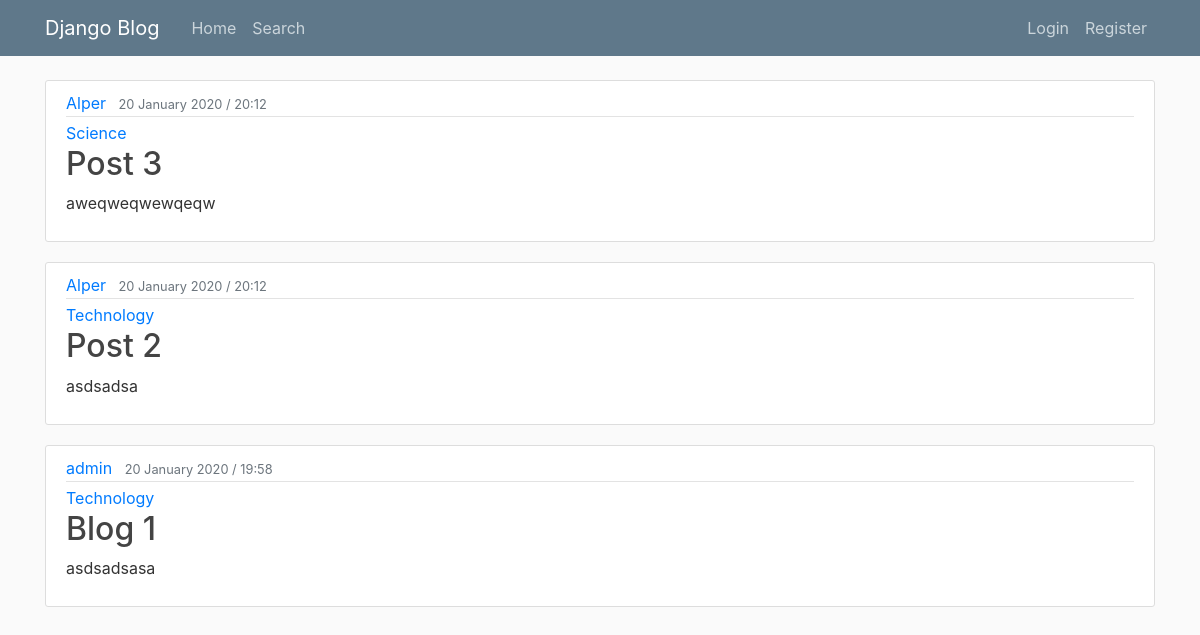
The page / on the database its author committed.
### blog/models.py (models this page shows, shortened)
class Post(models.Model):
    title = models.CharField(max_length=100)
    content = models.TextField()
    date_posted = models.DateTimeField(default=timezone.now)
    author = models.ForeignKey(User, on_delete=models.CASCADE)
    topic_name = models.ForeignKey(Topic, on_delete=models.CASCADE)

class Topic(models.Model):
    topic_name = models.CharField(max_length=100)
    def __str__(self):
        return self.topic_name

### blog/views.py (the view)
# urls.py: path('', views.PostListView.as_view(), name='blog-home'),
class PostListView(ListView):
    model = Post
    template_name = 'blog/home.html'
    context_object_name = 'posts'
    ordering = ['-date_posted']

### blog/templates/blog/home.html
{% extends "blog/base.html" %}
{%  block content %}
    {% for post in posts %}
        <article class="media content-section">
          <div class="media-body">
              <div class="article-metadata">
                  <a class="mr-2" href="{% url 'user-posts' post.author %}">{{ post.author }}</a>
                  <small class="text-muted">{{ post.date_posted|date:"d F Y / H:i"}}</small>
              </div>
              <div><a class="mr-2" href="{% url 'topic-posts' post.topic_name %}">{{ post.topic_name}}</a></div>
            <h2><a class="article-title" href="{% url 'post-detail' post.id %}">{{ post.title }}</a></h2>
            <p class="article-content">{{ post.content }}</p>
          </div>
        </article>
    {% endfor %}
{% endblock content %}

### blog/templates/blog/base.html (shortened to what this page needs)
{% load static %}
<!DOCTYPE html>
<html lang="en">
<head>
    <link rel="stylesheet" href="https://maxcdn.bootstrapcdn.com/bootstrap/4.0.0/css/bootstrap.min.css">
    <link rel="stylesheet" type="text/css" href="{% static 'blog/main.css' %}">
</head>
<body>
    <header class="site-header">
      <nav class="navbar navbar-expand-md navbar-dark bg-steel fixed-top">
        <div class="container">
          <a class="navbar-brand mr-4" href="{% url 'blog-home' %}">Django Blog</a>
          <div class="collapse navbar-collapse" id="navbarToggle">
            <div class="navbar-nav mr-auto">
              <a class="nav-item nav-link" href="{% url 'blog-home' %}">Home</a>
              <a class="nav-item nav-link" href="{% url 'blog-search' %}">Search</a>
            </div>
            <div class="navbar-nav">
                {% if user.is_authenticated %}
                    <a class="nav-item nav-link" href="{% url 'post-create' %}">New Post</a>
                    <a class="nav-item nav-link" href="{% url 'profile' %}">Profile</a>
                    <a class="nav-item nav-link" href="{% url 'logout' %}">Logout</a>
                {% else %}
                    <a class="nav-item nav-link" href="{% url 'login' %}">Login</a>
                    <a class="nav-item nav-link" href="{% url 'register' %}">Register</a>
                {% endif %}
            </div>
          </div>
        </div>
      </nav>
    </header>
    <main role="main" class="container">
      <div class="row">
        <div class="col-md-12">
            {% block content %}{% endblock %}
        </div>
      </div>
    </main>
</body>
</html>

### blog/static/blog/main.css (style rules this page uses)
body { background: #fafafa; color: #333333; margin-top: 5rem; }
h1, h2, h3, h4, h5, h6 { color: #444444; }
.bg-steel { background-color: #5f788a; }
.site-header .navbar-nav .nav-link { color: #cbd5db; }
.content-section { background: #ffffff; padding: 10px 20px; border: 1px solid #dddddd; border-radius: 3px; margin-bottom: 20px; }
.article-title { color: #444444; }
.article-content { white-space: pre-line; }
.article-metadata { padding-bottom: 1px; margin-bottom: 4px; border-bottom: 1px solid #e3e3e3 }

### rows shown on the page
Post: author "Alper", date_posted "20 January 2020 / 20:12", topic_name "Science", title "Post 3", content "aweqweqwewqeqw"
Post: author "Alper", date_posted "20 January 2020 / 20:12", topic_name "Technology", title "Post 2", content "asdsadsa"
Post: author "admin", date_posted "20 January 2020 / 19:58", topic_name "Technology", title "Blog 1", content "asdsadsasa"
